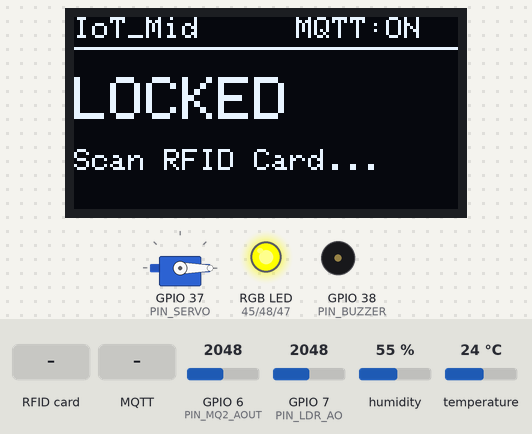
Bench run of a program on a simulated ESP32-S3. Shown: servo, 128×64 one-colour display, an RGB LED mixed from three pins (HIGH = lit), buzzer (waves = sounding). The inputs (shaded band) are chosen by the test bench; at power-on: humidity 55 %, GPIO 6 (PIN_MQ2_AOUT) = 2048, GPIO 7 (PIN_LDR_AO) = 2048, temperature 24 °C (analog values on the 0–4095 scale). WiFi joins after 1.5 s; servers stay silent unless stated; no MQTT or app messages arrive unless stated; servo pulses on a pin are drawn as a servo (544–2400 µs = 0–180°); what the program prints to the serial monitor is not drawn.

Above: at 5.6 s.
5.7 s: RFID card 01 02 03 04 held to the reader
At 7.2 s:
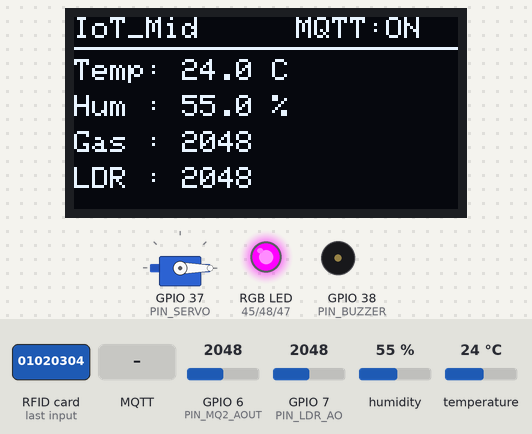
8.4 s: humidity set to 22 %
At 11.17 s:
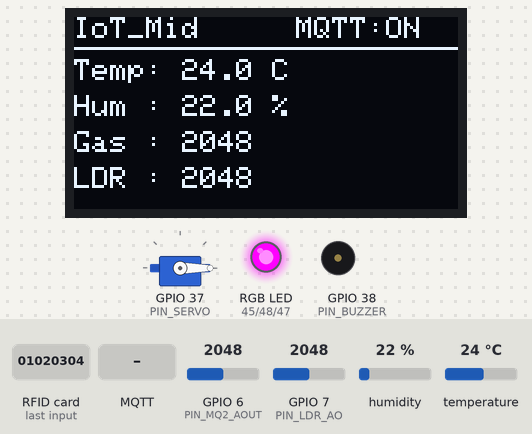
11.4 s: MQTT message "close" arrives on the first subscribed topic
At 12.4 s:
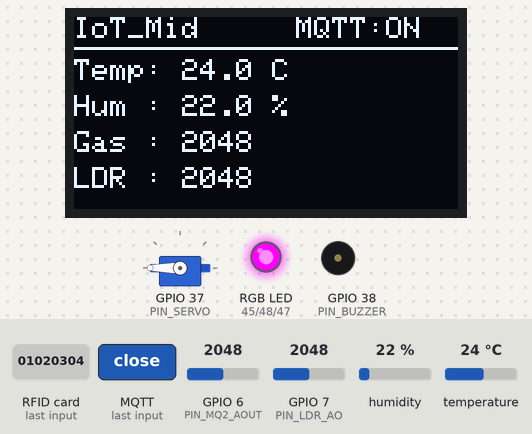
12.9 s: MQTT message "90" arrives on the first subscribed topic
At 13.5 s:
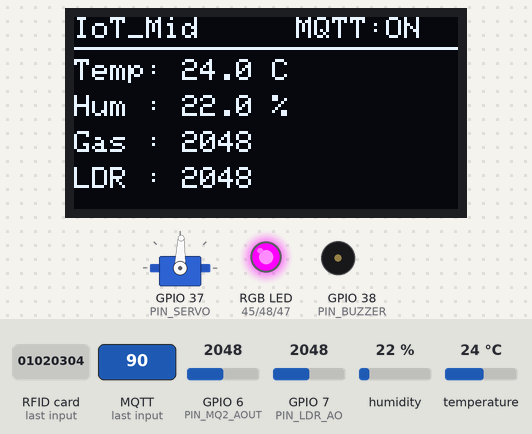
14.4 s: GPIO 6 (PIN_MQ2_AOUT) set to 2866
At 15.7 s:
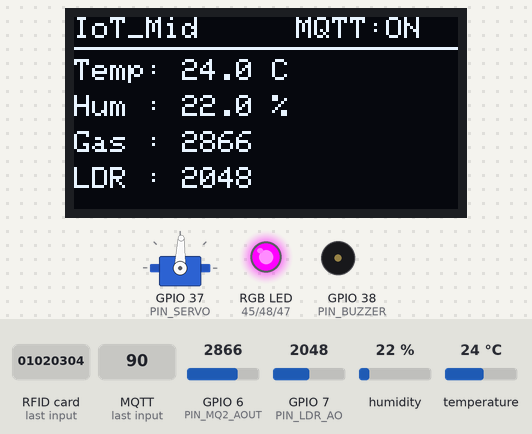
16.4 s: GPIO 7 (PIN_LDR_AO) set to 2866
At 18.3 s:
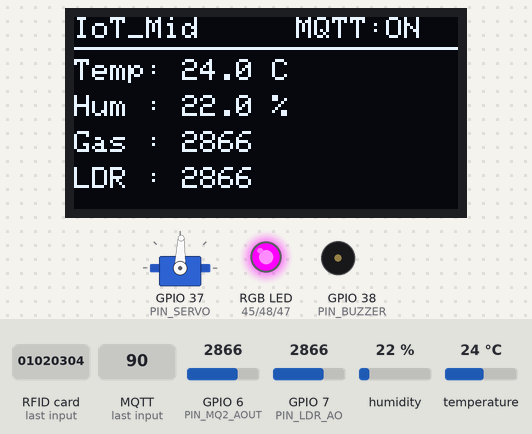
Timing chart, 0 to 19.4 s (numbered marks = the images above; inputs shaded):
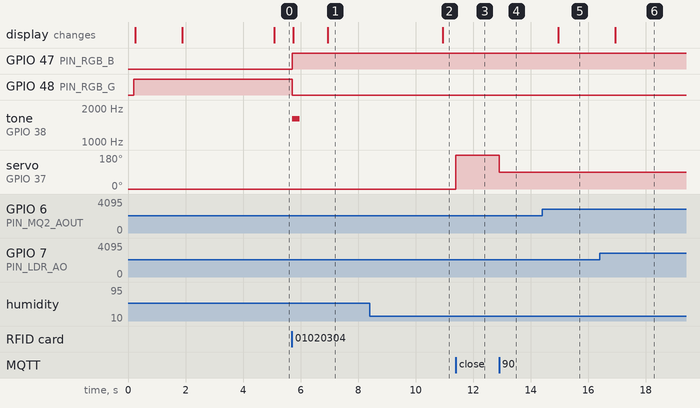

Measured:
- after the input at 5.7 s, GPIO 47 (PIN_RGB_B): LOW → HIGH at once; GPIO 48 (PIN_RGB_G): HIGH → LOW at once; tone on GPIO 38 (PIN_BUZZER): silent → 1600 Hz at once, → silent 0.25 s later; the display: first changes at once (image 1 shows a later state)
- after the input at 8.4 s, the display: changes after 2.6 s (image 2)
- after the input at 11.4 s, servo on GPIO 37 (PIN_SERVO): 0° → 180° at once
- after the input at 12.9 s, servo on GPIO 37 (PIN_SERVO): 180° → 88° at once
- after the input at 14.4 s, the display: changes after 0.55 s (image 5)
- after the input at 16.4 s, the display: changes after 0.55 s (image 6)

The program:

main.cpp
```cpp
#include <Arduino.h>
#include <WiFi.h>
#include <WiFiClientSecure.h>
#include <PubSubClient.h>
#include <Wire.h>
#include <SPI.h>
#include <MFRC522.h>
#include <Adafruit_GFX.h>
#include <Adafruit_SSD1306.h>
#include <DHT.h>
#include "config.h"

#define DHTTYPE DHT22

DHT dht(PIN_DHT22, DHTTYPE);
Adafruit_SSD1306 display(OLED_WIDTH, OLED_HEIGHT, &Wire, -1);
MFRC522 mfrc522(PIN_RFID_SS, PIN_RFID_RST);

void writeServoAngle(int angle) {
  angle = constrain(angle, 0, 180);
  uint32_t pulseUs = map(angle, 0, 180, 500, 2400);
  uint32_t duty = (pulseUs * 16384UL) / 20000UL;
  ledcWrite(PIN_SERVO, duty);
}

WiFiClientSecure espClient;
PubSubClient mqttClient(espClient);

bool isUnlocked = false;
unsigned long lastSensorReadMs = 0;
unsigned long lastMqttReconnectAttemptMs = 0;
unsigned long feedbackUntilMs = 0;
bool showingWrongCard = false;
bool showingGrantedBanner = false;

float currentTemp = NAN;
float currentHumidity = NAN;
int currentGas = 0;
int currentLdr = 0;

// Common-anode RGB LED: LOW = ON, HIGH = OFF
void setRGB(bool red, bool green, bool blue) {
  digitalWrite(PIN_RGB_R, red ? LOW : HIGH);
  digitalWrite(PIN_RGB_G, green ? LOW : HIGH);
  digitalWrite(PIN_RGB_B, blue ? LOW : HIGH);
}

void updateOLED() {
  display.clearDisplay();
  display.setTextColor(SSD1306_WHITE);
  display.setTextSize(1);

  // Header: title + connection status
  display.setCursor(0, 0);
  display.print("IoT_Mid");

  display.setCursor(74, 0);
  if (WiFi.status() != WL_CONNECTED) {
    display.print("No WiFi");
  } else if (!mqttClient.connected()) {
    display.print("MQTT:OFF");
  } else {
    display.print("MQTT:ON");
  }

  display.drawLine(0, 10, OLED_WIDTH - 1, 10, SSD1306_WHITE);

  if (!isUnlocked) {
    if (showingWrongCard) {
      display.setTextSize(1);
      display.setCursor(0, 22);
      display.println("WRONG CARD!");
      display.setCursor(0, 38);
      display.println("Access Denied");
    } else {
      display.setTextSize(2);
      display.setCursor(0, 20);
      display.println("LOCKED");
      display.setTextSize(1);
      display.setCursor(0, 44);
      display.println("Scan RFID Card...");
    }
    display.display();
    return;
  }

  if (showingGrantedBanner) {
    display.setTextSize(1);
    display.setCursor(0, 22);
    display.println("CARD ACCEPTED!");
    display.setCursor(0, 38);
    display.println("System Unlocked");
    display.display();
    return;
  }

  // Unlocked live sensor parameters
  display.setCursor(0, 14);
  display.print("Temp: ");
  if (isnan(currentTemp)) {
    display.print("--.- C");
  } else {
    display.print(currentTemp, 1);
    display.print(" C");
  }

  display.setCursor(0, 26);
  display.print("Hum : ");
  if (isnan(currentHumidity)) {
    display.print("--.- %");
  } else {
    display.print(currentHumidity, 1);
    display.print(" %");
  }

  display.setCursor(0, 38);
  display.print("Gas : ");
  display.print(currentGas);

  display.setCursor(0, 50);
  display.print("LDR : ");
  display.print(currentLdr);

  display.display();
}

void mqttCallback(char* topic, byte* payload, unsigned int length) {
  String msg;
  msg.reserve(length);
  for (unsigned int i = 0; i < length; i++) {
    msg += static_cast<char>(payload[i]);
  }
  msg.trim();
  msg.toLowerCase();

  Serial.printf("MQTT [%s]: %s\n", topic, msg.c_str());

  if (String(topic) == TOPIC_SERVO) {
    if (!isUnlocked) {
      Serial.println("System LOCKED - ignoring servo command.");
      return;
    }

    if (msg == "open") {
      writeServoAngle(0);
      Serial.println("Servo -> OPEN (0 deg)");
    } else if (msg == "close") {
      writeServoAngle(180);
      Serial.println("Servo -> CLOSE (180 deg)");
    } else {
      int angle = msg.toInt();
      if (angle >= 0 && angle <= 180 && (msg == "0" || angle > 0)) {
        writeServoAngle(angle);
        Serial.printf("Servo -> %d deg\n", angle);
      } else {
        Serial.println("Unknown servo payload (use 'open', 'close', or 0-180).");
      }
    }
  }
}

void connectWiFi() {
  if (WiFi.status() == WL_CONNECTED) return;

  Serial.print("Connecting to Wi-Fi");
  WiFi.mode(WIFI_STA);
  WiFi.begin(WIFI_SSID, WIFI_PASSWORD, WIFI_CHANNEL);

  while (WiFi.status() != WL_CONNECTED) {
    delay(250);
    Serial.print(".");
  }
  Serial.println();
  Serial.print("Wi-Fi connected. IP: ");
  Serial.println(WiFi.localIP());
}

bool reconnectMQTT() {
  Serial.print("Connecting to EMQX TLS broker...");
  if (mqttClient.connect(MQTT_CLIENT_ID, MQTT_USER, MQTT_PASSWORD)) {
    Serial.println(" connected!");
    mqttClient.subscribe(TOPIC_SERVO);
    Serial.print("Subscribed to: ");
    Serial.println(TOPIC_SERVO);
    return true;
  }
  Serial.print(" failed, rc=");
  Serial.println(mqttClient.state());
  return false;
}

bool isAuthorizedUID(const byte* uid, byte uidSize) {
  if (uidSize != sizeof(AUTHORIZED_UID)) return false;
  for (byte i = 0; i < uidSize; i++) {
    if (uid[i] != AUTHORIZED_UID[i]) return false;
  }
  return true;
}

void checkRFID() {
  if (isUnlocked) return;
  if (!mfrc522.PICC_IsNewCardPresent() || !mfrc522.PICC_ReadCardSerial()) {
    return;
  }

  Serial.print("Scanned Card UID:");
  for (byte i = 0; i < mfrc522.uid.size; i++) {
    Serial.printf(" %02X", mfrc522.uid.uidByte[i]);
  }
  Serial.println();

  if (isAuthorizedUID(mfrc522.uid.uidByte, mfrc522.uid.size)) {
    Serial.println("Card AUTHORIZED! Unlocking system...");
    isUnlocked = true;
    showingWrongCard = false;
    showingGrantedBanner = true;
    feedbackUntilMs = millis() + 1200;

    setRGB(false, true, false); // Hold Green
    tone(PIN_BUZZER, 1600, 250); // High tone
    updateOLED();
  } else {
    Serial.println("Card UNAUTHORIZED! Access denied.");
    showingWrongCard = true;
    feedbackUntilMs = millis() + 1500;

    setRGB(true, false, false); // Red
    tone(PIN_BUZZER, 300, 400); // Low tone
    updateOLED();
  }

  mfrc522.PICC_HaltA();
  mfrc522.PCD_StopCrypto1();
}

void readAndPublishSensors() {
  float h = dht.readHumidity();
  float t = dht.readTemperature();
  int gasRaw = analogRead(PIN_MQ2_AOUT);
  int ldrRaw = analogRead(PIN_LDR_AO);

  currentGas = gasRaw;
  currentLdr = ldrRaw;

  if (isnan(h) || isnan(t)) {
    Serial.println("Failed to read from DHT22 sensor!");
  } else {
    currentTemp = t;
    currentHumidity = h;
  }

  Serial.printf("Temp: %.1f C | Hum: %.1f %% | Gas: %d | LDR: %d\n",
                currentTemp, currentHumidity, currentGas, currentLdr);

  if (mqttClient.connected()) {
    char buf[16];

    if (!isnan(currentTemp)) {
      dtostrf(currentTemp, 1, 2, buf);
      mqttClient.publish(TOPIC_TEMPERATURE, buf);
    }
    if (!isnan(currentHumidity)) {
      dtostrf(currentHumidity, 1, 2, buf);
      mqttClient.publish(TOPIC_HUMIDITY, buf);
    }

    snprintf(buf, sizeof(buf), "%d", currentGas);
    mqttClient.publish(TOPIC_GAS, buf);

    snprintf(buf, sizeof(buf), "%d", currentLdr);
    mqttClient.publish(TOPIC_LDR, buf);
  }

  updateOLED();
}

void setup() {
  Serial.begin(115200);
  delay(200);
  Serial.println("\n=== IoT_Mid Booting ===");

  // RGB LED (Common Anode) -> start Blue (locked, waiting for card)
  pinMode(PIN_RGB_R, OUTPUT);
  pinMode(PIN_RGB_G, OUTPUT);
  pinMode(PIN_RGB_B, OUTPUT);
  setRGB(false, false, true);

  pinMode(PIN_BUZZER, OUTPUT);

  // Servo (50 Hz, 14-bit LEDC PWM)
  ledcAttach(PIN_SERVO, 50, 14);
  writeServoAngle(0);
  Serial.println("Servo initialized (0 deg).");

  // I2C & SSD1306 OLED
  Wire.begin(PIN_OLED_SDA, PIN_OLED_SCL);
  if (!display.begin(SSD1306_SWITCHCAPVCC, OLED_ADDR)) {
    Serial.println("SSD1306 allocation failed!");
    for (;;) {
      delay(1000);
    }
  }

  updateOLED();

  // SPI & MFRC522 RFID (let MFRC522 manage SS pin directly as GPIO)
  SPI.begin(PIN_RFID_SCK, PIN_RFID_MISO, PIN_RFID_MOSI);
  delay(50);
  mfrc522.PCD_Init();
  mfrc522.PCD_DumpVersionToSerial();
  Serial.println("RFID Reader initialized. Waiting for authorized card...");

  // Sensors
  dht.begin();
  analogReadResolution(12); // 0 - 4095 for ESP32-S3 ADC

  // Wi-Fi & EMQX TLS MQTT
  connectWiFi();
  espClient.setInsecure();
  mqttClient.setServer(MQTT_BROKER, MQTT_PORT);
  mqttClient.setCallback(mqttCallback);

  updateOLED();
}

void loop() {
  if (WiFi.status() != WL_CONNECTED) {
    connectWiFi();
  }

  if (!mqttClient.connected()) {
    unsigned long now = millis();
    if (now - lastMqttReconnectAttemptMs >= 5000) {
      lastMqttReconnectAttemptMs = now;
      if (reconnectMQTT()) {
        lastMqttReconnectAttemptMs = 0;
        updateOLED();
      }
    }
  } else {
    mqttClient.loop();
  }

  // Handle temporary RFID feedback timers (wrong card Red -> Blue, or granted banner -> sensors)
  unsigned long now = millis();
  if (showingWrongCard && now >= feedbackUntilMs) {
    showingWrongCard = false;
    setRGB(false, false, true); // Back to Blue
    updateOLED();
  }
  if (showingGrantedBanner && now >= feedbackUntilMs) {
    showingGrantedBanner = false;
    lastSensorReadMs = now - SENSOR_INTERVAL_MS; // Trigger immediate first sensor read
  }

  checkRFID();

  if (isUnlocked && !showingGrantedBanner) {
    if (now - lastSensorReadMs >= SENSOR_INTERVAL_MS) {
      lastSensorReadMs = now;
      readAndPublishSensors();
    }
  }
}
```

config.h
```cpp
#pragma once

// ==========================================
// Wi-Fi Configuration (Wokwi Virtual Wi-Fi)
// ==========================================
#define WIFI_SSID     "Wokwi-GUEST"
#define WIFI_PASSWORD ""
#define WIFI_CHANNEL  6

// ==========================================
// EMQX Serverless MQTT Broker (TLS / SSL)
// ==========================================
// Replace with your EMQX Cloud Serverless deployment host, username, and password
#define MQTT_BROKER   "l0600bab.ala.asia-southeast1.emqxsl.com"
#define MQTT_PORT     8883
#define MQTT_USER     "Phonesy"
#define MQTT_PASSWORD "okay"
#define MQTT_CLIENT_ID "esp32s3-iot-mid"

// ==========================================
// MQTT Topics (Separate per sensor parameter)
// ==========================================
#define TOPIC_TEMPERATURE "iot_mid/dht22/temperature"
#define TOPIC_HUMIDITY    "iot_mid/dht22/humidity"
#define TOPIC_GAS         "iot_mid/mq2/gas"
#define TOPIC_LDR         "iot_mid/ldr/light"
#define TOPIC_SERVO       "iot_mid/servo/angle"

// ==========================================
// Hardware Pin Definitions (from diagram.json)
// ==========================================
#define PIN_DHT22     18
#define PIN_MQ2_AOUT  6
#define PIN_LDR_AO    7
#define PIN_OLED_SDA  10
#define PIN_OLED_SCL  9

#define PIN_SERVO     37
#define PIN_BUZZER    38

// Common-Anode RGB LED (COM -> 3V3)
#define PIN_RGB_R     45
#define PIN_RGB_G     48
#define PIN_RGB_B     47

// MFRC522 RFID (SPI)
#define PIN_RFID_SS   4
#define PIN_RFID_RST  5
#define PIN_RFID_SCK  12
#define PIN_RFID_MOSI 11
#define PIN_RFID_MISO 13

// Authorized RFID Card UID (4 bytes)
// Every scanned UID is printed to Serial so you can update this if needed.
static const uint8_t AUTHORIZED_UID[4] = {0x01, 0x02, 0x03, 0x04};

#define OLED_WIDTH    128
#define OLED_HEIGHT   64
#define OLED_ADDR     0x3C

// Publish / read interval in milliseconds
#define SENSOR_INTERVAL_MS 2000
```
